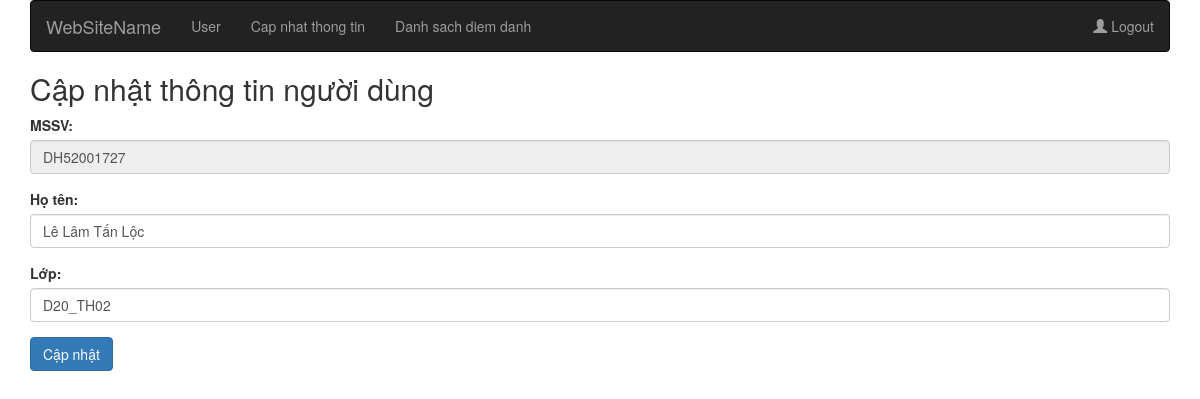
The page /update.php (signed in) on the database its author committed.
### tables this page shows
CREATE TABLE IF NOT EXISTS `user` (
  `username` varchar(50) NOT NULL,
  `password` varchar(50) NOT NULL,
  `cpassword` varchar(50) NOT NULL,
  `date` datetime NOT NULL,
  `student_id` varchar(50) NOT NULL,
  `ten` varchar(100) NOT NULL,
  `ma_lop` varchar(10) NOT NULL,
  PRIMARY KEY (`student_id`),
  UNIQUE KEY `username` (`username`),
  UNIQUE KEY `STUDENTID` (`student_id`),
  KEY `ma_lop` (`ma_lop`)
);

### update.php (the view, shortened to what this page needs)
<?php
include_once ("config.php");
$user = $_SESSION["loged"];
$sql = "SELECT student_id, ten, ma_lop FROM user WHERE username='$user'";
$query = $conn->query($sql);
$row = $query->fetch_assoc();
$studentid = $row["student_id"];
$name = $row["ten"];
$class = $row["ma_lop"];
?>
<!DOCTYPE html>
<html lang="en">
<head>
    <link rel="stylesheet" href="css/bootstrap.min.css">
</head>
<body>
    <div class="container">
        <?php
        include_once("header.php");
        ?>
        <h2 class="mt-5">Cập nhật thông tin người dùng</h2>
        <form action="<?php echo htmlspecialchars($_SERVER["PHP_SELF"]); ?>" method="post">
            <div class="form-group">
                <label for="studentid">MSSV:</label>
                <input type="text" class="form-control" id="studentid" name="studentid"
                    value="<?php echo $studentid; ?>" readonly>
            </div>
            <div class="form-group">
                <label for="name">Họ tên:</label>
                <input type="text" class="form-control" id="name" name="name" value="<?php echo $name; ?>">
            </div>
            <div class="form-group">
                <label for="class">Lớp:</label>
                <input type="text" class="form-control" id="class" name="class" value="<?php echo $class; ?>">
            </div>
            <button type="submit" class="btn btn-primary">Cập nhật</button>
        </form>
    </div>
</body>
</html>

### rows shown on the page
user: studentid "DH52001727", name "Lê Lâm Tấn Lộc", class "D20_TH02"
